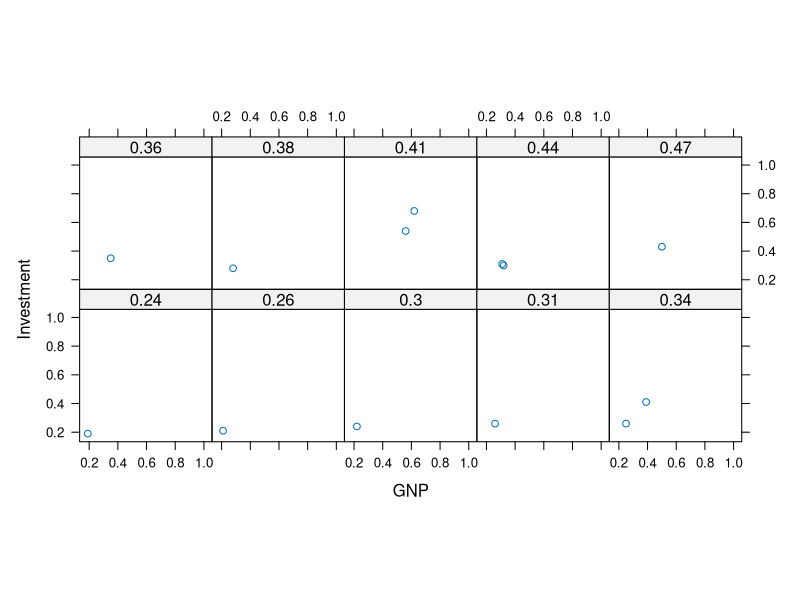
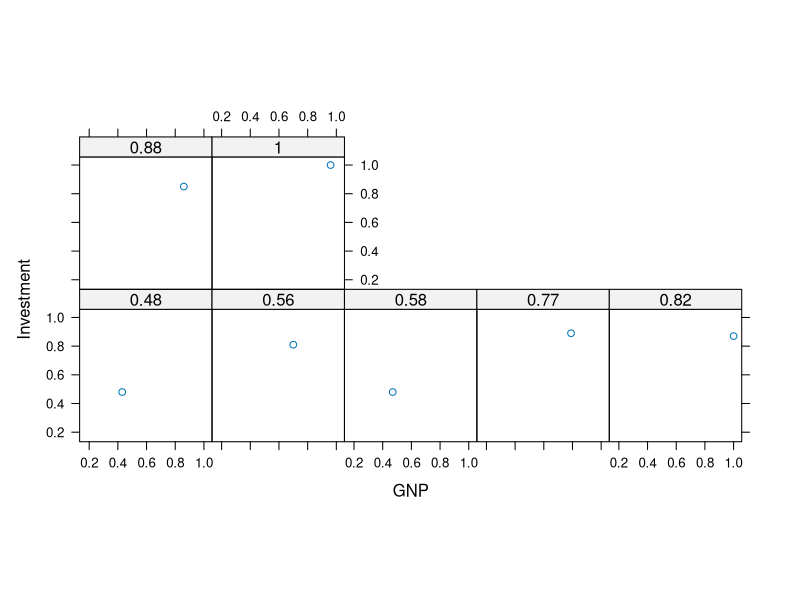
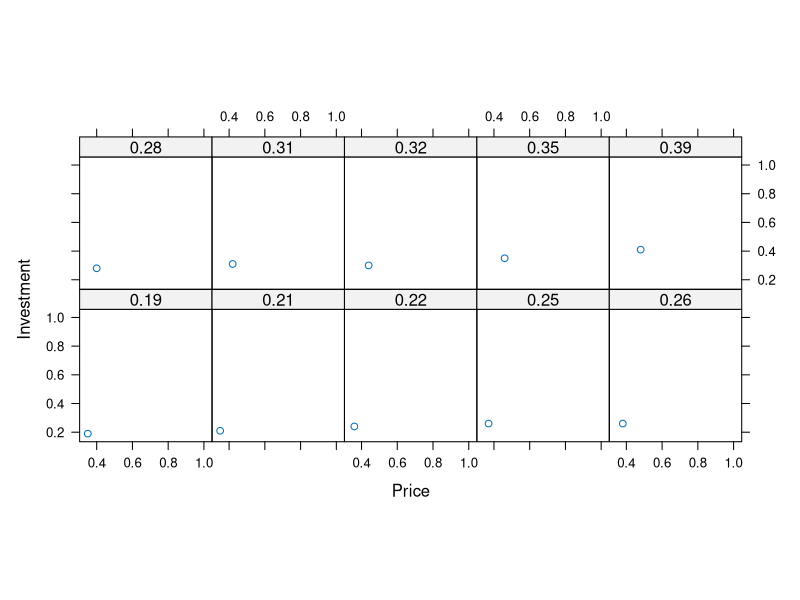
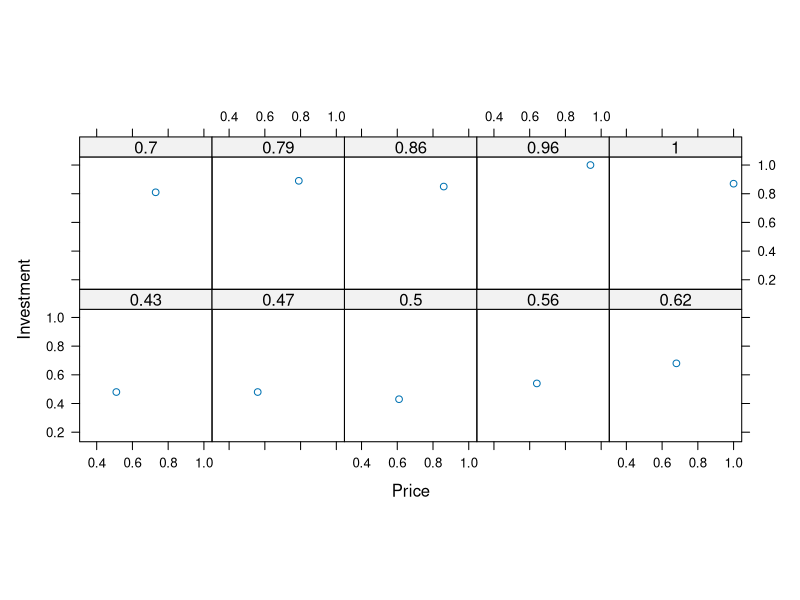
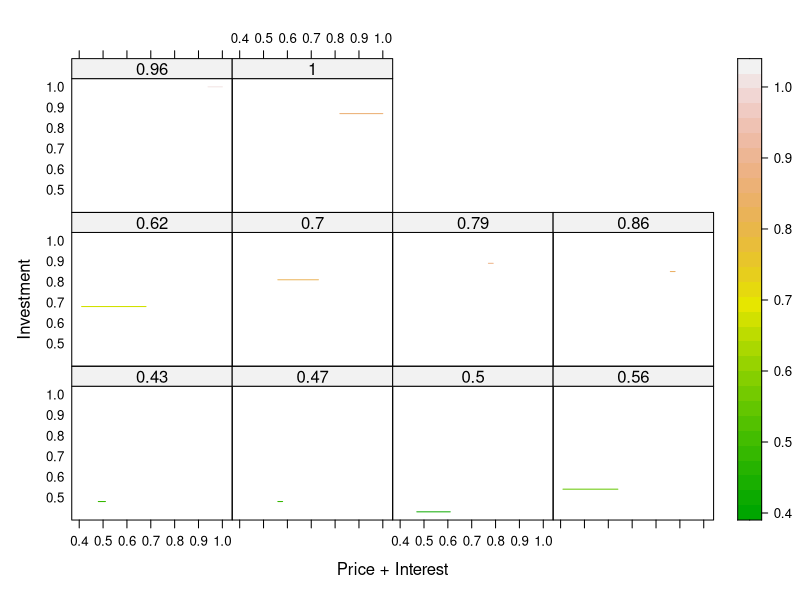
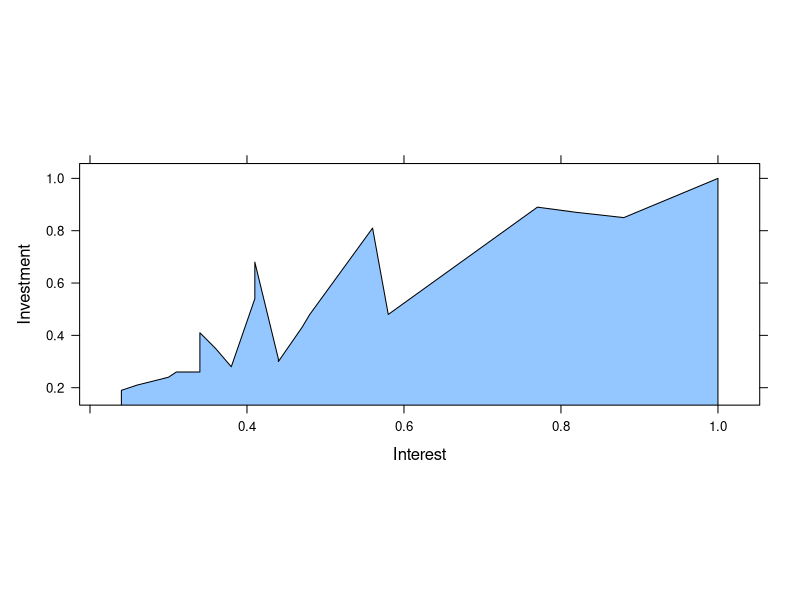
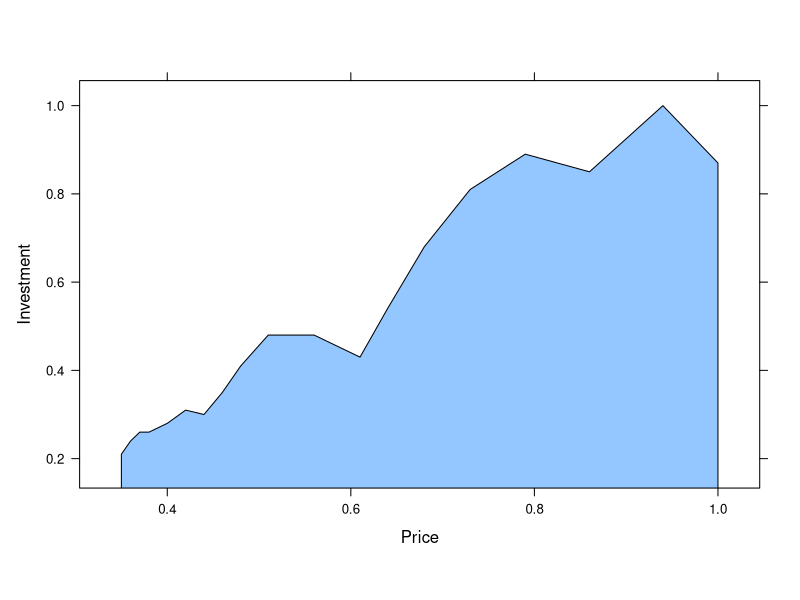
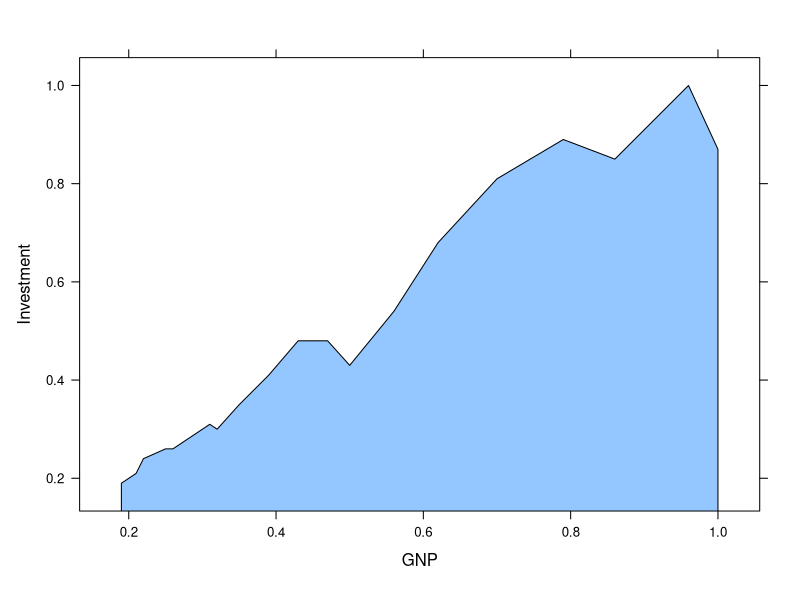

R code for these plots, in order:
## ---- chunk 1

library(lattice)
library(latticeExtra)
library(dplyr)

data(Investment, package="sandwich")
Investment <- as.data.frame(Investment)

Investment
#Po wyświetleniu widać, że w kolumnie RealInt występuje wartość NA, zapełniam ją korzystając z mediany tej kolumny

Investment$RealInt <- ifelse(is.na(Investment$RealInt), median(Investment$RealInt, na.rm = TRUE), Investment$RealInt)

#Przeprowadzam standaryzacje kolumn, żeby zobaczyć faktyczne trendy w danych. Najpierw  RealInt, który ma wartości ujemne sprowadzam do samych dodatnich,
#dodając najmniejszą liczbę występującą w tej kolumnie do pozostałych


min_int <- abs(min(Investment$RealInt)) 
            
min_int
Investment$RealInt <- Investment$RealInt + min_int

#Standaryzuje wszystkie kolumny sprowadzając wartości do przedziału <0-1>

Investment2 <- Investment %>%
  mutate(across(everything(), ~ round(scale(., center = FALSE, scale = max(.)), 2)))
#across(everything()) znaczy że zmiana dotyczy wszystkich kolun,
#scale=max(.) skaluje do największej wartości w kolumnie, gdzie . oznacza aktualną kolumnę


print(Investment2)
# Wyświetlanie macierzy korelacji
correlation_matrix <- cor(Investment2[, c("GNP", "Investment", "Price", "Interest", "RealGNP", "RealInv", "RealInt")])

# Wyświetlanie wartości korelacji
print(correlation_matrix)


#Wykres ten należy czytać tak, że każdy wykres odpowiada wartości factora (tutaj Interest), a dla niego są pokazane #wartości Investment w zależności od Price
xyplot(Investment ~ GNP | factor(Interest) , data=Investment2, layout=c(5, 2),aspect=1)

xyplot(Investment ~ Price | factor(GNP) , data=Investment2, layout=c(5, 2),aspect=1)


#tak jak wyżej wykresy są podzielone w zależności od factora, a Investment zależny jest od Price i Interest
#Pokazuje wyniki, których wartość Investment jest większa od mediany tego pola
segplot(Investment ~ Price + Interest | factor(GNP),
data = subset(Investment2, Investment > median(Investment)),
level = Investment, col.regions = terrain.colors, xlab="Price + Interest", ylab = "Investment"
)

#Wykres Investment w zależności od Interest
xyplot(Investment~ Interest, data = Investment2, panel = panel.xyarea, origin = 0,
aspect = "xy", cut = list(n = 4, overlap = 0))

#Wykres Investment w zależności od Price
xyplot(Investment~ Price, data = Investment2, panel = panel.xyarea, origin = 0,
aspect = "xy", cut = list(n = 4, overlap = 0))

#Wykres Investment w zależności od GNP
xyplot(Investment~ GNP, data = Investment2, panel = panel.xyarea, origin = 0,
aspect = "xy", cut = list(n = 4, overlap = 0))
#Na powyższych 3 wykresach widać, że wartości GNP i Price rosną liniowo z Investments 



#Dokładne pokazanie zależności pomiędzy tymi danymi
xyplot(Investment ~ Price | factor(GNP), data=Investment2,
       layout=c(5, 2), aspect=2,
       panel=function(x, y) {
	 panel.lmline(x, y)
           panel.xyplot(x, y)
       })
#Podsumowując wykresy, można stwierdzić, że Investments rośnie wraz ze zmiennymi Price, GNP i Interest       
       
